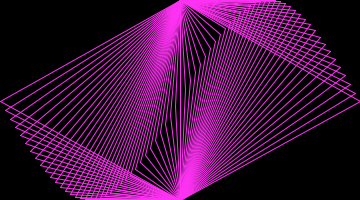
Frame 1 (no input)
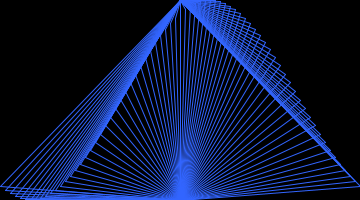
Frame 60 (the mouse pressed at the canvas centre just before this capture)
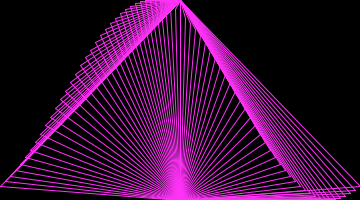
Frame 120 (the mouse held since frame 60 and released just before this capture)

The Processing sketch that drew these frames (run headless with seeded random() and noise(); from frame 60 on, the mouse is pressed at the canvas centre):

// Processing sketch: processing_14128
// ── processing_14128.pde

void setup() {
  size(360,200);
  colorMode(HSB,360,100,100);
  smooth();
}

void draw() {
  background(0);
  stroke(random(200,360),80,100);
  for(int x=0; x<=360; x=x+5) {
    float y= sin(radians(x+frameCount))*0.5*200+100;
    line(180,0,x,y);
    line(180,200,x,y);
  }
}

                
                
